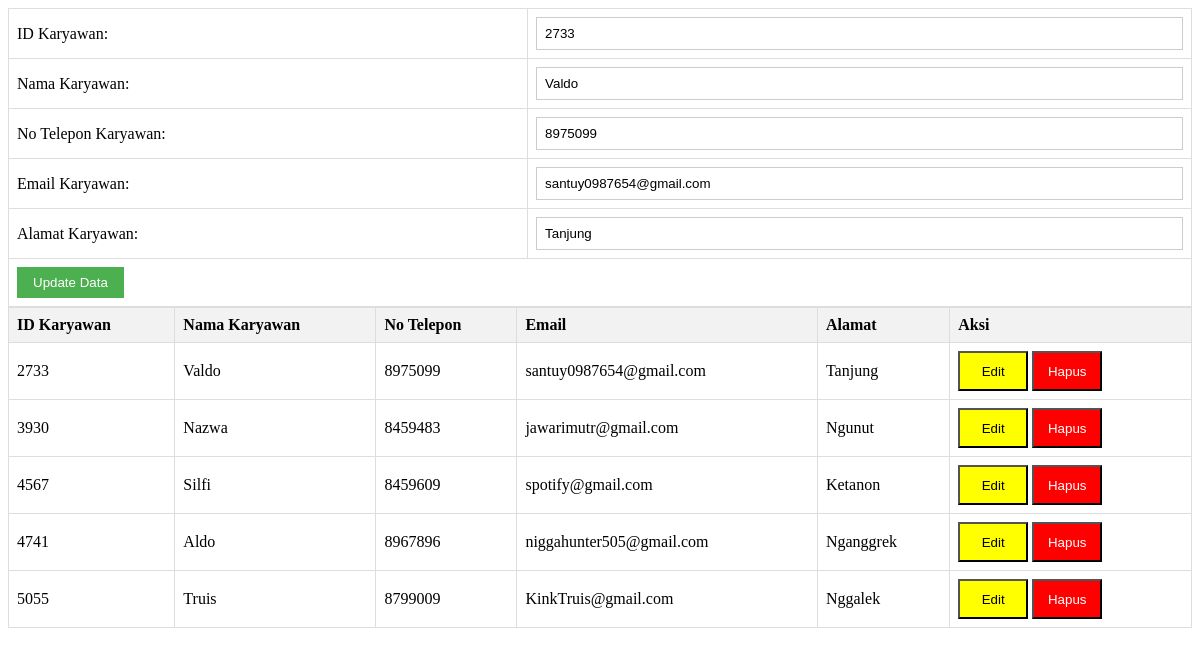
Screenshot of /CRUDkaryawan.php?edit=2733 with the database file from the repository.
### tables this page shows
CREATE TABLE `karyawan` (
  `ID_Karyawan` varchar(4) NOT NULL,
  `Nama_Karyawan` varchar(50) DEFAULT NULL,
  `No_Tlp_Karyawan` varchar(12) DEFAULT NULL,
  `Email_Karyawan` varchar(35) DEFAULT NULL,
  `Alamat_Karyawan` varchar(100) DEFAULT NULL
);

### CRUDkaryawan.php (the view, shortened to what this page needs)
<!DOCTYPE html>
<html>
<head>
</head>
<body>
<?php
include "koneksi.php";
$id_karyawan = '';
$nama_karyawan = '';
$no_tlp_karyawan = '';
$email_karyawan = '';
$alamat_karyawan = '';
if (isset($_GET['edit'])) {
    $id_karyawan = $_GET['edit'];
    $sql = "SELECT * FROM karyawan WHERE ID_Karyawan='$id_karyawan'";
    $result = $koneksi->query($sql);
    if ($result->num_rows > 0) {
        $data = $result->fetch_assoc();
        $nama_karyawan = $data['Nama_Karyawan'];
        $no_tlp_karyawan = $data['No_Tlp_Karyawan'];
        $email_karyawan = $data['Email_Karyawan'];
        $alamat_karyawan = $data['Alamat_Karyawan'];
    }
}
?>
<form action="" method="POST">
    <table>
        <tr>
            <td><label for="id_karyawan">ID Karyawan:</label></td>
            <td><input type="text" name="id_karyawan" value="<?php echo $id_karyawan; ?>" required></td>
        </tr>
        <tr>
            <td><label for="nama_karyawan">Nama Karyawan:</label></td>
            <td><input type="text" name="nama_karyawan" value="<?php echo $nama_karyawan; ?>" required></td>
        </tr>
        <tr>
            <td><label for="no_tlp_karyawan">No Telepon Karyawan:</label></td>
            <td><input type="text" name="no_tlp_karyawan" value="<?php echo $no_tlp_karyawan; ?>" required></td>
        </tr>
        <tr>
            <td><label for="email_karyawan">Email Karyawan:</label></td>
            <td><input type="text" name="email_karyawan" value="<?php echo $email_karyawan; ?>" required></td>
        </tr>
        <tr>
            <td><label for="alamat_karyawan">Alamat Karyawan:</label></td>
            <td><input type="text" name="alamat_karyawan" value="<?php echo $alamat_karyawan; ?>" required></td>
        </tr>
        <tr>
            <td colspan="2">
                <?php if ($id_karyawan != ''): ?>
                    <input type="submit" value="Update Data">
                <?php else: ?>
                    <input type="submit" value="Simpan Data">
                <?php endif; ?>
            </td>
        </tr>
    </table>
</form>
<table>
    <tr>
        <th>ID Karyawan</th>
        <th>Nama Karyawan</th>
        <th>No Telepon</th>
        <th>Email</th>
        <th>Alamat</th>
        <th>Aksi</th>
    </tr>
    <?php
    $sql = "SELECT * FROM karyawan ORDER BY ID_Karyawan ASC";
    $result = $koneksi->query($sql);
    if ($result->num_rows > 0) {
        while ($tampil = $result->fetch_assoc()) {
            echo "
            <tr>
                <td>{$tampil['ID_Karyawan']}</td>
                <td>{$tampil['Nama_Karyawan']}</td>
                <td>{$tampil['No_Tlp_Karyawan']}</td>
                <td>{$tampil['Email_Karyawan']}</td>
                <td>{$tampil['Alamat_Karyawan']}</td>
                <td class='aksi'>
                    <button class='edit' onclick='window.location.href=\"?edit={$tampil['ID_Karyawan']}\"'>Edit</button>
                    <button class='hapus' onclick='if (confirm(\"Yakin ingin menghapus?\")) window.location.href=\"?delete={$tampil['ID_Karyawan']}\"'>Hapus</button>
                </td>
            </tr>
            ";
        }
    } else {
        echo "<tr><td colspan='6'>Tidak ada data karyawan</td></tr>";
    }
    ?>
</table>
</body>
</html>

### CRUDkaryawan.php (style rules this page uses)
.aksi button.edit { background-color: #FFFF00; color: #000000; width: 70px; height: 40px; }
.aksi button.hapus { background-color: #FF0000; color: #FFFFFF; width: 70px; height: 40px; }
table { border-collapse: collapse; width: 100%; }
th, td { text-align: left; padding: 8px; border: 1px solid #ddd; }
th { background-color: #f2f2f2; }
input[type="text"] { width: 100%; padding: 8px; border: 1px solid #ccc; box-sizing: border-box; }
input[type="submit"] { padding: 8px 16px; background-color: #4CAF50; color: white; border: none; cursor: pointer; }

### rows the page displays
karyawan: nama_karyawan "Valdo", no_tlp_karyawan "8975099", email_karyawan "santuy0987654@gmail.com", alamat_karyawan "Tanjung", ID_Karyawan "2733", Nama_Karyawan "Valdo", No_Tlp_Karyawan "8975099", Email_Karyawan "santuy0987654@gmail.com", Alamat_Karyawan "Tanjung"
karyawan: ID_Karyawan "3930", Nama_Karyawan "Nazwa", No_Tlp_Karyawan "8459483", Email_Karyawan "jawarimutr@gmail.com", Alamat_Karyawan "Ngunut"
karyawan: ID_Karyawan "4567", Nama_Karyawan "Silfi", No_Tlp_Karyawan "8459609", Email_Karyawan "spotify@gmail.com", Alamat_Karyawan "Ketanon"
karyawan: ID_Karyawan "4741", Nama_Karyawan "Aldo", No_Tlp_Karyawan "8967896", Email_Karyawan "niggahunter505@gmail.com", Alamat_Karyawan "Nganggrek"
karyawan: ID_Karyawan "5055", Nama_Karyawan "Truis", No_Tlp_Karyawan "8799009", Email_Karyawan "KinkTruis@gmail.com", Alamat_Karyawan "Nggalek"
